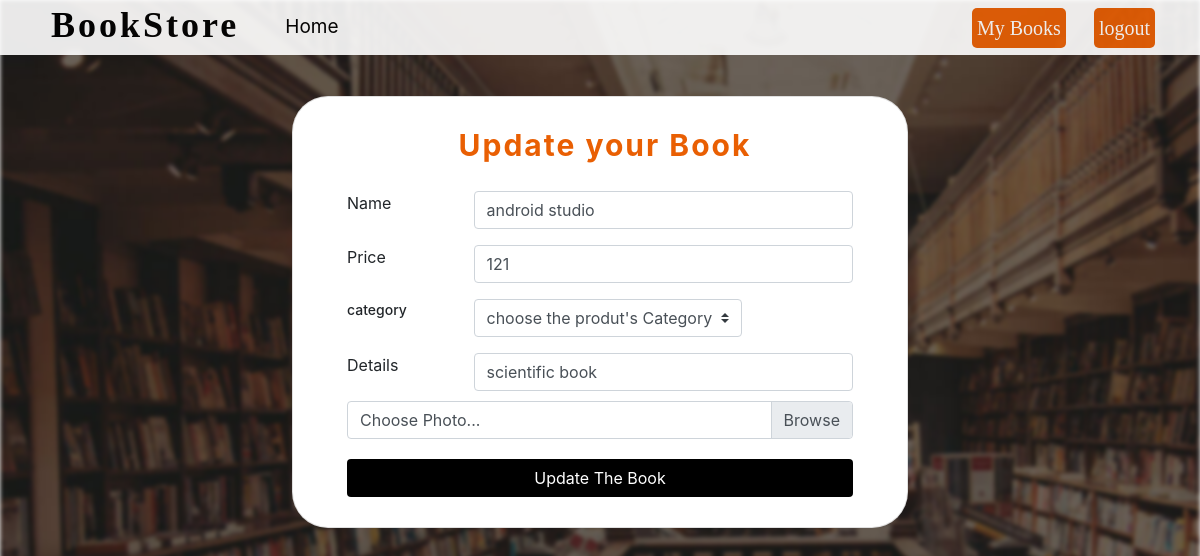
Page /update-product.php?id=57 (signed in) on the committed database.
### tables this page shows
CREATE TABLE `product` (
  `id` int(11) NOT NULL,
  `name` varchar(255) DEFAULT NULL,
  `price` int(11) NOT NULL,
  `details` text NOT NULL,
  `image` varchar(255) NOT NULL,
  `category_name` varchar(255) NOT NULL,
  `created_at` timestamp NOT NULL DEFAULT current_timestamp() ON UPDATE current_timestamp(),
  `updated_at` timestamp NOT NULL DEFAULT current_timestamp()
);

### includes/DBConnection.php (called while the page is built, shortened)
<?php
$connect = new PDO("mysql:host=localhost;dbname=mydb;charset=utf8", "root", "");
function SQLQuery($q)
{
    global $connect;
    $statement = $connect->prepare($q);
    $statement->execute();
    return $statement->fetchAll();
}
?>

### update-product.php (the view, shortened to what this page needs)
<?php
    include "includes/DBConnection.php";
    $ID = $_GET['id'];
    include 'includes/app-entry-point.php';
    $up = SQLQuery("SELECT * FROM product WHERE id=$ID");
?>
<?php echo Head('User-Page'); ?>
<nav class="navbar navbar-expand-lg fixed-top" style="background-color: white;height:55px;opacity: 0.9;">
    <div class="container-fluid">
        <a class="navbar-brand me-2" href="">
            <h1 class="logo" style="font-size: 36px;font-weight: 600;font-family: initial;margin-left:20px;margin-top: 5px;color:black;">BookStore</h1>
        </a>
        <div class="collapse navbar-collapse" id="mytoggler">
            <ul class="home-link navbar-nav me-auto">
                <li class="nav-item">
                    <a class="nav-link active" aria-current="page" href="admin-page.php">Home</a>
                </li>
            </ul>
            <ul class="navbar-nav d-flex">
                <a href="admin-page.php" class="add-pro-btn">My Books</a>
                <a href="includes/API/logout.php" class="add-pro-btn">logout</a>
            </ul>
        </div>
    </div>
</nav>
<div class="user container px-4 py-5 px-md-5  text-lg-start my-5">
        <div class="row gx-lg-5 align-items-center mb-5">
        <div class="card bg-glass">
            <div class="card-body px-4 py-5 px-md-5">
            <?php foreach($up as $uu) : ?>
                 <form action="includes/API/updated.php" method="POST" style="padding: inherit;" enctype="multipart/form-data">
                    <h5 class="fw-bold text-center" style="letter-spacing: 2px;font-size:30px;color: rgb(233, 95, 3);padding-left:10px;padding-bottom:20px;">Update your Book</h5>
                    <div class="newp form-group ">
                        <label for="formGroupExampleInput" class="col-3">Name</label>
                        <input type="text" name="name" class="form-control" id="formGroupExampleInput" value='<?php echo $uu['name'];?>' placeholder="The name of the product">
                    </div>
                    <div class="newp form-group">
                        <label for="formGroupExampleInput2" class="col-3">Price</label>
                        <input type="text" name="price" class="form-control" id="formGroupExampleInput2" value='<?php echo $uu['price'];?>' placeholder="Product's price">
                    </div>
                    <div class="newp form-group">
                        <label for="formGroupExampleInput2" class="col-3" style="font-size: 14px !important;font-weight:500 ;">category</label>
                        <div>
                            <select class="custom-select" name="category" required>
                                <option value="">choose the produt's Category</option>
                            </select>
                        </div>
                    </div>
                    <div class="newp form-outline">
                        <label class="form-label col-3" for="textAreaExample">Details</label>
                        <input type="text" name="details" class="form-control" id="formGroupExampleInput2" value='<?php echo $uu['details'];?>' placeholder="Details">
                    </div>
                    <div class="custom-file">
                        <label class="custom-file-label" for="validatedCustomFile">Choose Photo...</label>
                    </div>
                    <button class="btn" type="submit" name="upload">Update The Book</button>
                </form>
            <?php endforeach; ?>
            </div>
            </div>
        </div>
    </div>
<?php echo Footer(); ?>

### assets/css/style.css (style rules this page uses)
nav { height: 71px; }
.navbar-brand { letter-spacing: 3px; font-size: 2rem; font-weight: 500; color: #ffffff; }
.collapse .home-link { margin-left: 30px; font-size: 19px; }
.card { border-radius: 2.25rem !important; }
.card-body { padding: 15px !important; }
.container { position:relative; margin: auto; width:fit-content; }
.btn { background-color: black; color: white; width: 100%; margin-top: 20px; }
.user { width: fit-content; }
.custom-file { margin-top:10px ; }
.newp { display: flex; }
.user form { width: fit-content; }
.newp .col-3 { padding-left: 0 !important; }
.add-pro-btn { color: rgb(255, 255, 255) ; font-size: 20px; font-weight: 500; margin: 14px; font-family: Georgia; background-color: rgb(233, 95, 3); border-radius: 5px; padding: 5px; }

### rows in the picture
product: name "android studio", price "121", details "scientific book"
